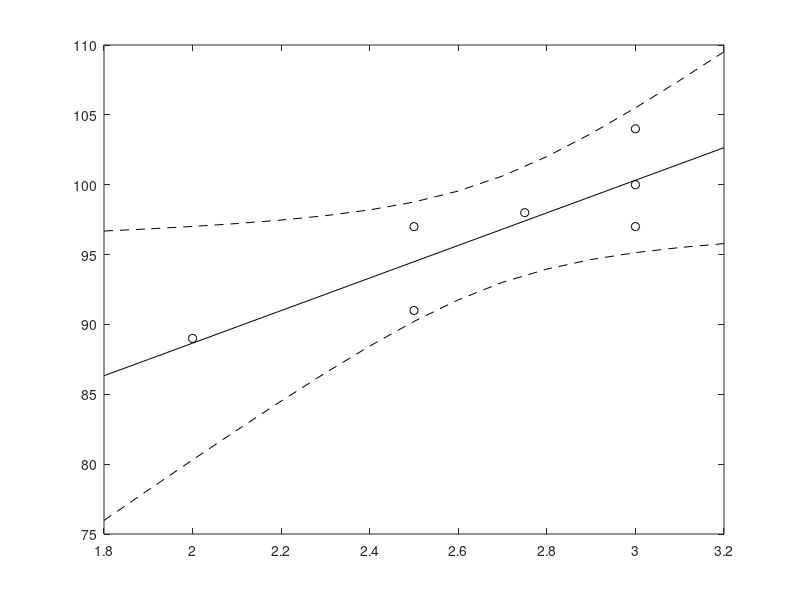
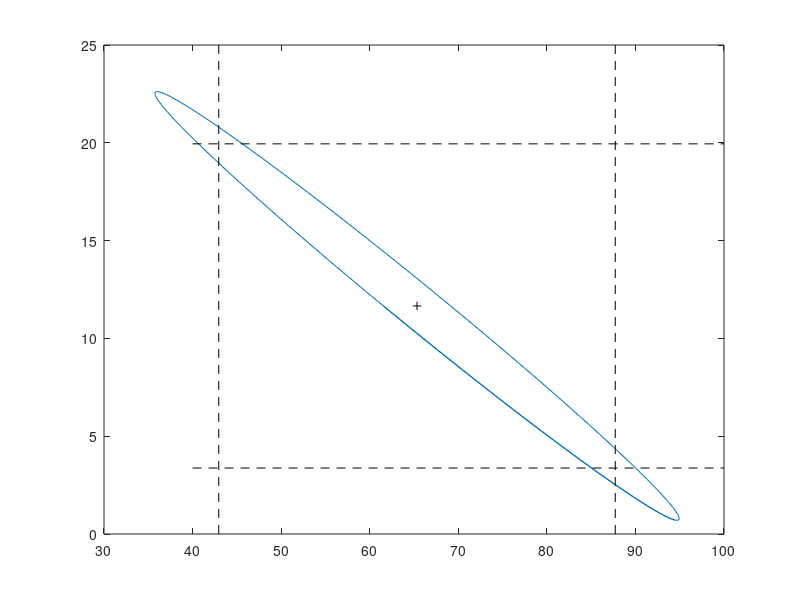

The MATLAB source for these figures, in order:
% bates and watts PCB example linear regression

function linearregression_weldingexample_withQR

figure(1); clf; figure(2);clf

x=[2 2.5 2.5 2.75 3 3 3]; x=x'; 
y=[89 97 91 98 100 104 97]; y=y';

figure(1)
plot(x,y,'ko')

% linear regression
X=[ones(size(x)) x]; %y=y';
b=inv(X'*X)*X'*y;
P=2; % two parameters
N=length(x); %number of observatrions
nu=N-P; % degrees of freedom.  no. obs-no.parameters
bestmodel=X*b;
s2=sum((bestmodel-y).^2)./nu; s=sqrt(s2);

hold on

% 1-alpha condidence band for the response function for any x ------

Fvalue=finv(0.95,P,N-P);
xplot=1.8:0.1:3.2; xplot=xplot';
XPLOT=[ones(size(xplot)) xplot];
model=XPLOT*b;


plot(xplot,model,'k')

for i=1:length(xplot)
	xh=[1; xplot(i)];
	upper(i)=xh'*b+s*sqrt(xh'*inv(X'*X)*xh)*sqrt(P*Fvalue);
	lower(i)=xh'*b-s*sqrt(xh'*inv(X'*X)*xh)*sqrt(P*Fvalue);
end

plot(xplot,upper,'k--')
plot(xplot,lower,'k--')

% contour of joint confidence interval. the ellipsoid

w=0:0.1:2.5*pi; % for plotting the elippse

[Q,R]=qr(X); R1 = R(1:2,1:2); invR1=inv(R1);

for i=1:length(w)
	    scalar=sqrt(P*s2*Fvalue);
        beta(:,i)=b+scalar*invR1*([cos(w(i)); sin(w(i))]);
    end

figure(2); plot(beta(1,:),beta(2,:))

% confidence intervals on parameter estimates

tvalue=tinv(0.975,length(x)-P);
seB=s*sqrt(diag(inv(X'*X)))*tvalue;
params=[b-seB b+seB]

xlowlim=40; xhighlim=100;
ylowlim=0; yhighlim=25;
hold on;
plot([params(1,1) params(1,1)],[ylowlim yhighlim],'k--')
plot([params(1,2) params(1,2)],[ylowlim yhighlim],'k--')
plot([xlowlim xhighlim],[params(2,1) params(2,1)],'k--')
plot([xlowlim xhighlim],[params(2,2) params(2,2)],'k--')
plot([b(1)],b(2),'k+')

end

function [x,y]=getdata

data=[...
    1   0.6
    1   1.6
    1   0.5
    1   1.2
    2   2.0
    2   1.3
    2   2.5
    3   2.2
    3   2.4
    3   1.2
    4   3.5
    4   4.1
    4   5.1
    5   5.7
    6   3.4
    6   9.7
    6   8.6
    7   4.0
    7   5.5
    7   10.5
    8   17.5
    8   13.4
    8   4.5
    9   30.4
    11  12.4
    12  13.4
    12  26.2
    12  7.4
];

x=data(:,1); y=data(:,2);

end
